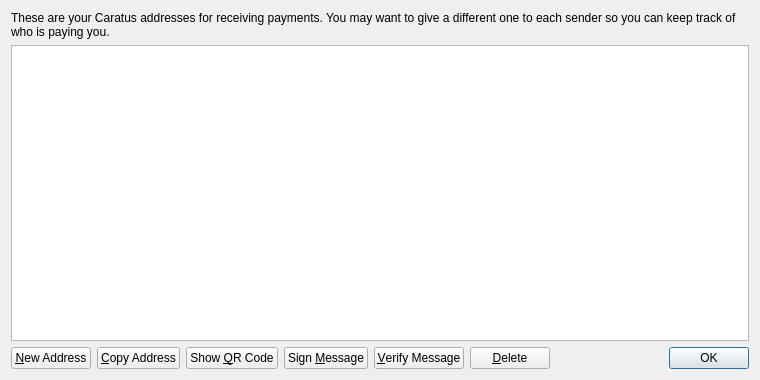
<?xml version="1.0" encoding="UTF-8"?>
<ui version="4.0">
 <class>AddressBookPage</class>
 <widget class="QWidget" name="AddressBookPage">
  <property name="geometry">
   <rect>
    <x>0</x>
    <y>0</y>
    <width>760</width>
    <height>380</height>
   </rect>
  </property>
  <property name="windowTitle">
   <string>Address Book</string>
  </property>
  <layout class="QVBoxLayout" name="verticalLayout">
   <item>
    <widget class="QLabel" name="labelExplanation">
     <property name="text">
      <string>These are your Caratus addresses for receiving payments. You may want to give a different one to each sender so you can keep track of who is paying you.</string>
     </property>
     <property name="textFormat">
      <enum>Qt::PlainText</enum>
     </property>
     <property name="wordWrap">
      <bool>true</bool>
     </property>
    </widget>
   </item>
   <item>
    <widget class="QTableView" name="tableView">
     <property name="contextMenuPolicy">
      <enum>Qt::CustomContextMenu</enum>
     </property>
     <property name="toolTip">
      <string>Double-click to edit address or label</string>
     </property>
     <property name="tabKeyNavigation">
      <bool>false</bool>
     </property>
     <property name="selectionMode">
      <enum>QAbstractItemView::SingleSelection</enum>
     </property>
     <property name="selectionBehavior">
      <enum>QAbstractItemView::SelectRows</enum>
     </property>
     <property name="sortingEnabled">
      <bool>true</bool>
     </property>
     <attribute name="verticalHeaderVisible">
      <bool>false</bool>
     </attribute>
    </widget>
   </item>
   <item>
    <layout class="QHBoxLayout" name="horizontalLayout">
     <item>
      <widget class="QPushButton" name="newAddressButton">
       <property name="toolTip">
        <string>Create a new address</string>
       </property>
       <property name="text">
        <string>&amp;New Address</string>
       </property>
      </widget>
     </item>
     <item>
      <widget class="QPushButton" name="copyToClipboard">
       <property name="toolTip">
        <string>Copy the currently selected address to the system clipboard</string>
       </property>
       <property name="text">
        <string>&amp;Copy Address</string>
       </property>
      </widget>
     </item>
     <item>
      <widget class="QPushButton" name="showQRCode">
       <property name="text">
        <string>Show &amp;QR Code</string>
       </property>
      </widget>
     </item>
     <item>
      <widget class="QPushButton" name="signMessage">
       <property name="toolTip">
        <string>Sign a message to prove you own a Caratus address</string>
       </property>
       <property name="text">
        <string>Sign &amp;Message</string>
       </property>
      </widget>
     </item>
     <item>
      <widget class="QPushButton" name="verifyMessage">
       <property name="toolTip">
        <string>Verify a message to ensure it was signed with a specified Caratus address</string>
       </property>
       <property name="text">
        <string>&amp;Verify Message</string>
       </property>
      </widget>
     </item>
     <item>
      <widget class="QPushButton" name="deleteButton">
       <property name="toolTip">
        <string>Delete the currently selected address from the list</string>
       </property>
       <property name="text">
        <string>&amp;Delete</string>
       </property>
      </widget>
     </item>
     <item>
      <spacer name="horizontalSpacer">
       <property name="orientation">
        <enum>Qt::Horizontal</enum>
       </property>
       <property name="sizeHint" stdset="0">
        <size>
         <width>40</width>
         <height>20</height>
        </size>
       </property>
      </spacer>
     </item>
     <item>
      <widget class="QDialogButtonBox" name="buttonBox">
       <property name="sizePolicy">
        <sizepolicy hsizetype="Maximum" vsizetype="Fixed">
         <horstretch>0</horstretch>
         <verstretch>0</verstretch>
        </sizepolicy>
       </property>
       <property name="standardButtons">
        <set>QDialogButtonBox::Ok</set>
       </property>
      </widget>
     </item>
    </layout>
   </item>
  </layout>
 </widget>
 <resources>
  <include location="../bitcoin.qrc"/>
 </resources>
 <connections/>
</ui>
